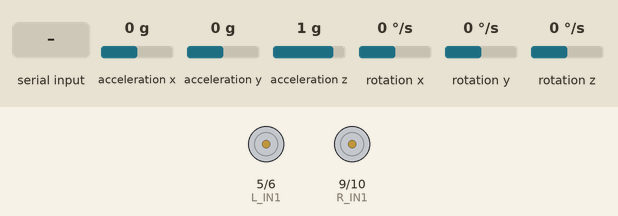
Simulated run of this sketch. Board: Arduino Uno, built with avr-gcc and run on an emulated ATmega328P. On the bench: motor-driver pin pairs drawn as motors (green arrow = first pin HIGH = forward, orange = second pin HIGH = backward, longer = more drive). Wiring (inferred from the names in the program): MPU-6050 motion sensor at I2C address 0x68. Inputs (shaded band) come from the test bench; at power-on: acceleration y 0 g, acceleration x 0 g, acceleration z 1 g, rotation x 0 °/s, rotation y 0 °/s, rotation z 0 °/s. What the sketch prints to the serial monitor is not drawn.

Above: at 3.8 s.
3.9 s: acceleration y set to -0.8 g
At 4.1 s:
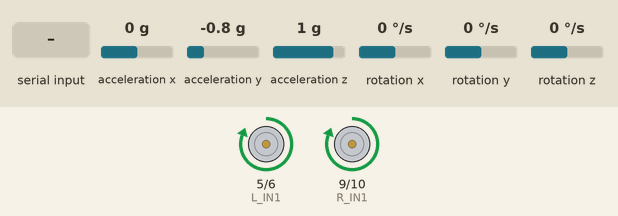
5.7 s: acceleration y set to -0.5 g
At 6.8 s:
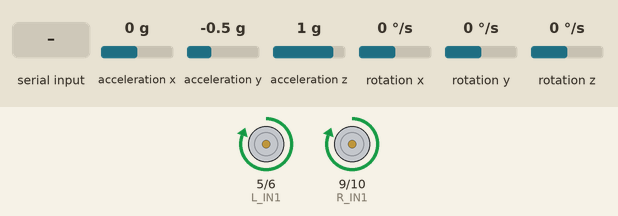
8.7 s: "B" received over the second serial link
10.2 s: acceleration y set to 0.1 g
At 11.01 s:
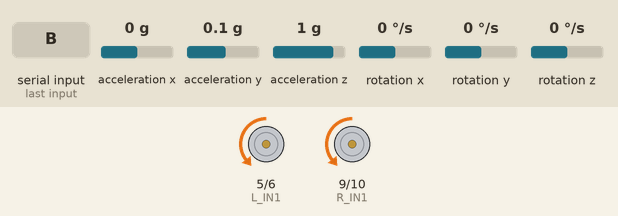
13.2 s: "F" received over the second serial link
Timing chart, 0 to 17.2 s (numbered marks = the images above; inputs shaded):
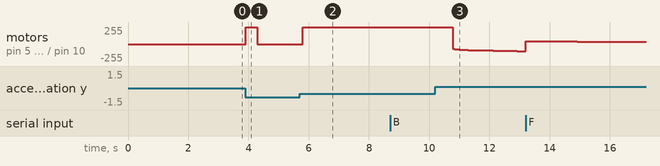

The sketch:

Version2.ino
```cpp
// (licence header left out)
#include <Wire.h>
#include <SoftwareSerial.h>

// ─── Bluetooth ──────────────────────────────────────────────
#define BT_RX   2    // connect to HC-05 TX
#define BT_TX   3    // connect to HC-05 RX (via voltage divider)
SoftwareSerial bluetooth(BT_RX, BT_TX);

// ─── Motor Pins ─────────────────────────────────────────────
#define L_IN1   5
#define L_IN2   6
#define R_IN1   9
#define R_IN2  10

// ─── MPU6050 ────────────────────────────────────────────────
#define MPU_ADDR      0x68
#define ACCEL_SCALE   16384.0
#define GYRO_SCALE    131.0

// ─── PID Constants ──────────────────────────────────────────
float Kp = 25.0;
float Ki =  1.0;
float Kd =  0.8;

// ─── Setpoint control ───────────────────────────────────────
// BALANCE_POINT: calibrated resting angle (same as v1.0 SETPOINT)
// DRIVE_OFFSET:  how many degrees to tilt for forward/backward motion
float BALANCE_POINT = 0.0;
float DRIVE_OFFSET  = 3.0;     // degrees of lean to drive
float setpoint      = BALANCE_POINT;

#define FALL_ANGLE  35.0
#define ALPHA       0.98

// ─── Globals ────────────────────────────────────────────────
float  angle    = 0.0;
float  pidError = 0.0;
float  pidPrev  = 0.0;
float  pidI     = 0.0;
long   lastTime = 0;
int16_t ax, ay, az, gx, gy, gz;

// ─── MPU6050 helpers ────────────────────────────────────────

void mpuInit() {
  Wire.beginTransmission(MPU_ADDR);
  Wire.write(0x6B); Wire.write(0x00);
  Wire.endTransmission();
  Wire.beginTransmission(MPU_ADDR);
  Wire.write(0x1B); Wire.write(0x00);
  Wire.endTransmission();
  Wire.beginTransmission(MPU_ADDR);
  Wire.write(0x1C); Wire.write(0x00);
  Wire.endTransmission();
}

void mpuRead() {
  Wire.beginTransmission(MPU_ADDR);
  Wire.write(0x3B);
  Wire.endTransmission(false);
  Wire.requestFrom(MPU_ADDR, 14, true);
  ax = (Wire.read() << 8) | Wire.read();
  ay = (Wire.read() << 8) | Wire.read();
  az = (Wire.read() << 8) | Wire.read();
  Wire.read(); Wire.read();
  gx = (Wire.read() << 8) | Wire.read();
  gy = (Wire.read() << 8) | Wire.read();
  gz = (Wire.read() << 8) | Wire.read();
}

float getAngle(float dt) {
  float accelAngle = atan2((float)ay, (float)az) * 180.0 / PI;
  float gyroRate   = (float)gx / GYRO_SCALE;
  angle = ALPHA * (angle + gyroRate * dt) + (1.0 - ALPHA) * accelAngle;
  return angle;
}

// ─── Motor control ──────────────────────────────────────────

void leftMotor(int speed) {
  speed = constrain(speed, -255, 255);
  if (speed >= 0) { analogWrite(L_IN1, speed);  analogWrite(L_IN2, 0); }
  else            { analogWrite(L_IN1, 0);       analogWrite(L_IN2, -speed); }
}

void rightMotor(int speed) {
  speed = constrain(speed, -255, 255);
  if (speed >= 0) { analogWrite(R_IN1, speed);  analogWrite(R_IN2, 0); }
  else            { analogWrite(R_IN1, 0);       analogWrite(R_IN2, -speed); }
}

void stopMotors() {
  analogWrite(L_IN1, 0); analogWrite(L_IN2, 0);
  analogWrite(R_IN1, 0); analogWrite(R_IN2, 0);
}

// ─── Bluetooth command handler ──────────────────────────────

void handleBluetooth() {
  if (!bluetooth.available()) return;

  char cmd = bluetooth.read();

  switch (cmd) {
    case 'F':
      // Lean forward: shift setpoint in direction of forward fall
      setpoint = BALANCE_POINT + DRIVE_OFFSET;
      Serial.println(F("BT: Forward"));
      break;

    case 'B':
      // Lean backward
      setpoint = BALANCE_POINT - DRIVE_OFFSET;
      Serial.println(F("BT: Backward"));
      break;

    case 'S':
      // Return to balance
      setpoint = BALANCE_POINT;
      Serial.println(F("BT: Stop"));
      break;

    case '+':
      // Increase drive offset for faster movement
      DRIVE_OFFSET = min(DRIVE_OFFSET + 0.5, 8.0);
      Serial.print(F("BT: Speed up → offset = "));
      Serial.println(DRIVE_OFFSET);
      break;

    case '-':
      // Decrease drive offset for slower movement
      DRIVE_OFFSET = max(DRIVE_OFFSET - 0.5, 1.0);
      Serial.print(F("BT: Speed down → offset = "));
      Serial.println(DRIVE_OFFSET);
      break;

    default:
      break;
  }
}

// ─── Setup ──────────────────────────────────────────────────
void setup() {
  pinMode(L_IN1, OUTPUT); pinMode(L_IN2, OUTPUT);
  pinMode(R_IN1, OUTPUT); pinMode(R_IN2, OUTPUT);
  stopMotors();

  Wire.begin();
  mpuInit();

  Serial.begin(115200);
  bluetooth.begin(9600);    // HC-05 default baud rate

  Serial.println(F("Self-Balancing Robot v2.0 — Bluetooth enabled"));
  Serial.println(F("Commands: F=Forward  B=Backward  S=Stop  +=Faster  -=Slower"));

  delay(2000);

  // Prime angle estimate
  for (int i = 0; i < 100; i++) {
    mpuRead();
    angle = atan2((float)ay, (float)az) * 180.0 / PI;
    delay(5);
  }

  setpoint = BALANCE_POINT;
  lastTime = millis();
  Serial.println(F("Ready. Place robot upright."));
}

// ─── Main Loop ──────────────────────────────────────────────
void loop() {
  // Check Bluetooth first (non-blocking)
  handleBluetooth();

  long now = millis();
  float dt  = (now - lastTime) / 1000.0;
  lastTime  = now;

  mpuRead();
  float currentAngle = getAngle(dt);

  // Safety fall detection
  if (abs(currentAngle) > FALL_ANGLE) {
    stopMotors();
    pidI     = 0;
    setpoint = BALANCE_POINT;   // reset to balance on restart
    Serial.println(F("FALLEN — motors stopped."));
    delay(500);
    return;
  }

  // ── PID ─────────────────────────────────────────────────
  pidError = setpoint - currentAngle;

  float pidP = Kp * pidError;
  pidI      += Ki * pidError * dt;
  pidI       = constrain(pidI, -150, 150);
  float pidD = Kd * (pidError - pidPrev) / dt;
  pidPrev    = pidError;

  float output = pidP + pidI + pidD;
  output = constrain(output, -255, 255);

  leftMotor((int) output);
  rightMotor((int) output);

  // ── Serial debug ────────────────────────────────────────
  Serial.print(F("Angle: ")); Serial.print(currentAngle, 2);
  Serial.print(F("  SP: ")); Serial.print(setpoint, 1);
  Serial.print(F("  Out: ")); Serial.println(output, 1);
}
```

Measured:
- after the input at 3.9 s, motor on pin 5 (L_IN1) / pin 6 (L_IN2), motor on pin 9 (R_IN1) / pin 10 (R_IN2): stopped → forward 255/255 at once, → stopped 0.38 s later
- after the input at 5.7 s, motor on pin 5 (L_IN1) / pin 6 (L_IN2), motor on pin 9 (R_IN1) / pin 10 (R_IN2): stopped → forward 255/255 after 0.10 s
- after the input at 10.2 s, motor on pin 5 (L_IN1) / pin 6 (L_IN2), motor on pin 9 (R_IN1) / pin 10 (R_IN2): moves from forward 255/255 to backward 107/255 over 2.4 s, starting after 0.58 s
